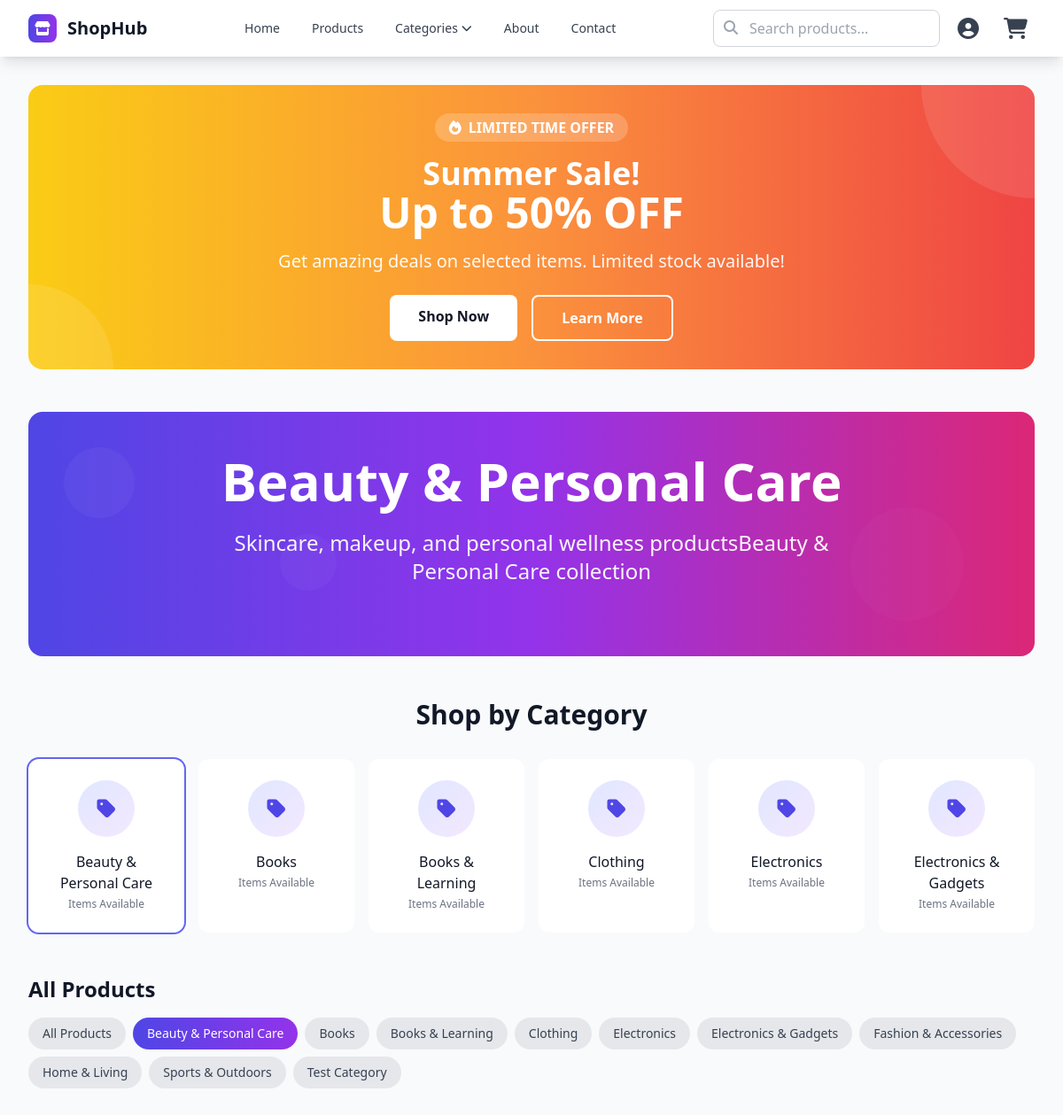
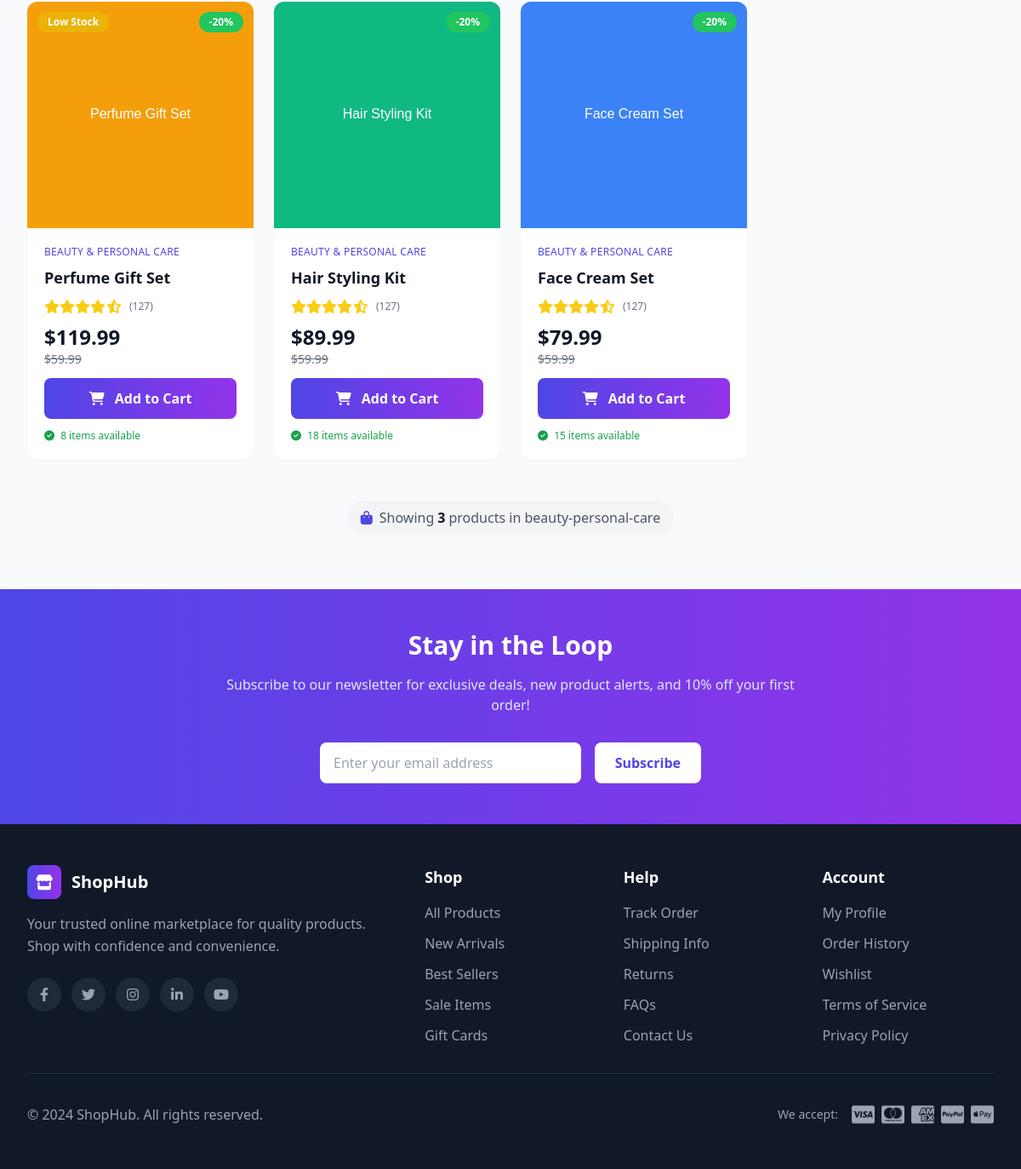
Page /category/beauty-personal-care/ on the committed database (2 pictures, top to bottom).
### store/models.py (models this page shows, shortened)
class Category(models.Model):
    name = models.CharField(max_length=100, unique=True)
    slug = models.SlugField(max_length=100, unique=True)
    description = models.TextField(blank=True)
    created_at = models.DateTimeField(auto_now_add=True)
    updated_at = models.DateTimeField(auto_now=True)
    class Meta:
        verbose_name_plural = "Categories"
        ordering = ['name']

class Product(models.Model):
    category = models.ForeignKey(Category, on_delete=models.CASCADE, related_name='products')
    name = models.CharField(max_length=200)
    slug = models.SlugField(max_length=200, unique=True)
    description = models.TextField()
    price = models.DecimalField(max_digits=10, decimal_places=2)
    image = models.ImageField(upload_to='products/', blank=True, null=True)
    stock = models.PositiveIntegerField(default=0)
    available = models.BooleanField(default=True)
    created_at = models.DateTimeField(auto_now_add=True)
    updated_at = models.DateTimeField(auto_now=True)
    class Meta:
        ordering = ['-created_at']

### store/views.py (the view)
# urls.py: path('category/<slug:category_slug>/', views.category_products, name='category_products'),
def category_products(request, category_slug):
    category = get_object_or_404(Category, slug=category_slug)
    products = Product.objects.filter(category=category, available=True).select_related('category')
    categories = Category.objects.all()
    context = {
        'products': products,
        'categories': categories,
        'selected_category': category_slug,
        'current_category': category,
    }
    return render(request, 'store/home.html', context)

### store/context_processors.py (called while the page is built)
def cart_count(request):
    cart = request.session.get('cart', {})
    if not isinstance(cart, dict):
        cart = {}
    cart_count = 0
    for item in cart.values():
        cart_count += item.get('quantity', 0)
    return {'cart_count': cart_count}

### templates/store/home.html (shortened to what this page needs)
{% extends "base.html" %}
{% block content %}
<div class="bg-gradient-to-r from-yellow-400 via-orange-400 to-red-500 text-white rounded-2xl p-8 mb-12 relative overflow-hidden fade-in">
    <div class="absolute top-0 right-0 w-64 h-64 bg-white/10 rounded-full -mr-32 -mt-32"></div>
    <div class="absolute bottom-0 left-0 w-48 h-48 bg-white/10 rounded-full -ml-24 -mb-24"></div>
    <div class="relative z-10 text-center">
        <div class="inline-flex items-center bg-white/20 px-4 py-1 rounded-full mb-4">
            <i class="fas fa-fire mr-2"></i>
            <span class="font-semibold">LIMITED TIME OFFER</span>
        </div>
        <h2 class="text-3xl md:text-4xl font-bold mb-4">
            Summer Sale!<br>
            <span class="text-5xl">Up to 50% OFF</span>
        </h2>
        <p class="text-xl mb-6 opacity-95">Get amazing deals on selected items. Limited stock available!</p>
        <div class="flex flex-col sm:flex-row gap-4 justify-center">
            <a href="{% url 'store:home' %}" class="bg-white text-gray-900 px-8 py-3 rounded-lg font-bold hover:bg-gray-100 transform hover:scale-105 transition-all duration-300">
                Shop Now
            </a>
            <a href="#" class="border-2 border-white text-white px-8 py-3 rounded-lg font-bold hover:bg-white hover:text-gray-900 transform hover:scale-105 transition-all duration-300">
                Learn More
            </a>
        </div>
    </div>
</div>
<div class="relative bg-gradient-to-r from-indigo-600 via-purple-600 to-pink-600 text-white rounded-2xl p-12 mb-12 overflow-hidden fade-in">
    <div class="absolute inset-0 opacity-20">
        <div class="absolute top-10 left-10 w-20 h-20 bg-white/20 rounded-full animate-pulse"></div>
        <div class="absolute bottom-10 right-20 w-32 h-32 bg-white/10 rounded-full animate-pulse delay-75"></div>
        <div class="absolute top-1/2 left-1/4 w-16 h-16 bg-white/15 rounded-full animate-pulse delay-150"></div>
    </div>
    <div class="max-w-4xl mx-auto text-center relative z-10">
        <h1 class="text-4xl md:text-6xl font-bold mb-6 animate-fade-in">
            {% if current_category %}{{ current_category.name }}{% else %}Welcome to ShopHub{% endif %}
        </h1>
        <p class="text-xl md:text-2xl opacity-95 mb-8 max-w-2xl mx-auto animate-fade-in delay-100">
            {% if current_category %}{{ current_category.description|default:"Browse our amazing "|add:current_category.name|add:" collection" }}{% else %}Discover amazing products at unbeatable prices{% endif %}
        </p>
    </div>
</div>
<div class="mb-12">
    <h2 class="text-3xl font-bold text-gray-900 text-center mb-8 fade-in">Shop by Category</h2>
    <div class="grid grid-cols-2 md:grid-cols-3 lg:grid-cols-6 gap-4">
        {% for category in categories|slice:":6" %}
            <a href="?category={{ category.slug }}"
               class="group bg-white rounded-xl p-6 text-center hover:shadow-xl transition-all duration-300 hover-lift {% if selected_category == category.slug %}ring-2 ring-indigo-500{% endif %}">
                <div class="w-16 h-16 mx-auto mb-4 bg-gradient-to-br from-indigo-100 to-purple-100 rounded-full flex items-center justify-center group-hover:scale-110 transition-transform duration-300">
                    <i class="fas fa-tag text-2xl text-indigo-600"></i>
                </div>
                <h3 class="font-medium text-gray-900 group-hover:text-indigo-600 transition-colors">{{ category.name }}</h3>
                <p class="text-xs text-gray-500 mt-1">Items Available</p>
            </a>
        {% endfor %}
    </div>
</div>
<div class="mb-8">
    <div class="flex flex-wrap items-center justify-between gap-4">
        <h2 class="text-2xl font-semibold text-gray-900">All Products</h2>
        <div class="flex flex-wrap gap-2">
            <a href="{% url 'store:home' %}"
               class="px-4 py-2 rounded-full text-sm font-medium transition-all duration-300 {% if not selected_category %}bg-gradient-to-r from-indigo-600 to-purple-600 text-white{% else %}bg-gray-200 text-gray-700 hover:bg-gray-300{% endif %}">
                All Products
            </a>
            {% for category in categories %}
                <a href="?category={{ category.slug }}"
                   class="px-4 py-2 rounded-full text-sm font-medium transition-all duration-300 {% if selected_category == category.slug %}bg-gradient-to-r from-indigo-600 to-purple-600 text-white{% else %}bg-gray-200 text-gray-700 hover:bg-gray-300{% endif %}">
                    {{ category.name }}
                </a>
            {% endfor %}
        </div>
    </div>
</div>
<div class="mb-12">
    {% if products %}
        <div class="grid grid-cols-1 sm:grid-cols-2 md:grid-cols-3 lg:grid-cols-4 gap-6">
            {% for product in products %}
                <div class="bg-white rounded-xl shadow-sm hover:shadow-2xl transition-all duration-500 overflow-hidden group hover-lift">
                    <div class="relative aspect-square overflow-hidden bg-gradient-to-br from-gray-50 to-gray-100">
                        {% if product.image %}
                            <img src="{{ product.image.url }}"
                                 alt="{{ product.name }}"
                                 class="w-full h-full object-cover group-hover:scale-110 transition-transform duration-700 ease-out"
                                 onerror="this.onerror=null; this.parentElement.innerHTML='<div class=&quot;w-full h-full flex items-center justify-center bg-gradient-to-br from-indigo-50 to-purple-50&quot;><i class=&quot;fas fa-image text-gray-400 text-6xl&quot;></i></div>';">
                        {% else %}
                            <div class="w-full h-full flex items-center justify-center bg-gradient-to-br from-indigo-50 to-purple-50">
                                <i class="fas fa-image text-gray-400 text-6xl"></i>
                            </div>
                        {% endif %}
                        {% if not product.available %}
                            <div class="absolute top-3 left-3 bg-red-500 text-white px-3 py-1 rounded-full text-xs font-semibold animate-pulse">
                                Out of Stock
                            </div>
                        {% elif product.stock < 5 %}
                            <div class="absolute top-3 left-3 bg-orange-500 text-white px-3 py-1 rounded-full text-xs font-semibold">
                                Only {{ product.stock }} left!
                            </div>
                        {% elif product.stock < 10 %}
                            <div class="absolute top-3 left-3 bg-yellow-500 text-white px-3 py-1 rounded-full text-xs font-semibold">
                                Low Stock
                            </div>
                        {% endif %}
                        <div class="absolute top-3 right-3 bg-green-500 text-white px-3 py-1 rounded-full text-xs font-semibold">
                            -20%
                        </div>
                    </div>
                    <div class="p-5">
                        <div class="text-xs text-indigo-600 font-medium mb-2 uppercase tracking-wide">
                            {{ product.category.name }}
                        </div>
                        <a href="{% url 'store:product_detail' product.slug %}" class="block">
                            <h3 class="text-lg font-semibold text-gray-900 mb-3 line-clamp-2 group-hover:text-indigo-600 transition-colors duration-300">
                                {{ product.name }}
                            </h3>
                        </a>
                        <div class="flex items-center mb-3">
                            <div class="flex text-yellow-400">
                                <i class="fas fa-star"></i>
                                <i class="fas fa-star"></i>
                                <i class="fas fa-star"></i>
                                <i class="fas fa-star"></i>
                                <i class="fas fa-star-half-alt"></i>
                            </div>
                            <span class="text-xs text-gray-500 ml-2">(127)</span>
                        </div>
                        <div class="flex items-center justify-between mb-3">
                            <div>
                                <div class="text-2xl font-bold text-gray-900">
                                    ${{ product.price }}
                                </div>
                                <div class="text-sm text-gray-500 line-through">
                                    $59.99
                                </div>
                            </div>
                        </div>
                        {% if product.available %}
                            <form action="{% url 'store:add_to_cart' product.slug %}" method="post" class="w-full">
                                <button type="submit" class="w-full bg-gradient-to-r from-indigo-600 to-purple-600 text-white py-3 px-4 rounded-lg font-semibold hover:from-indigo-700 hover:to-purple-700 transform hover:scale-105 transition-all duration-300 focus:outline-none focus:ring-2 focus:ring-indigo-500">
                                    <i class="fas fa-shopping-cart mr-2"></i> Add to Cart
                                </button>
                            </form>
                        {% else %}
                            <button class="w-full bg-gray-400 text-white py-3 px-4 rounded-lg font-semibold cursor-not-allowed" disabled>
                                <i class="fas fa-times mr-2"></i> Out of Stock
                            </button>
                        {% endif %}
                        {% if product.available and product.stock > 0 %}
                            <div class="mt-3 text-xs text-green-600 font-medium">
                                <i class="fas fa-check-circle mr-1"></i>
                                {{ product.stock }} items available
                            </div>
                        {% endif %}
                    </div>
                </div>
            {% endfor %}
        </div>
    {% endif %}
</div>
{% if products %}
    <div class="text-center text-gray-600 mb-8 fade-in">
        <div class="inline-flex items-center bg-gray-100 px-4 py-2 rounded-full">
            <i class="fas fa-shopping-bag mr-2 text-indigo-600"></i>
            Showing <span class="font-semibold text-gray-900 mx-1">{{ products.count }}</span>
            product{{ products.count|pluralize }}
            {% if selected_category %}in {{ selected_category }}{% endif %}
        </div>
    </div>
{% endif %}
{% endblock %}

### templates/base.html (style rules this page uses)
.fade-in { animation: fadeIn 0.6s ease-out forwards; }
.hover-lift { transition: all 0.3s cubic-bezier(0.4, 0, 0.2, 1); }
html { scroll-behavior: smooth; }
.transition-all { transition: all 0.3s cubic-bezier(0.4, 0, 0.2, 1); }

### rows in the picture
Category: name "Beauty & Personal Care", description|add "Skincare, makeup, and personal wellness productsBeauty & Personal Care collection", slug "beauty-personal-care"
Category: name "Books"
Category: name "Books & Learning"
Category: name "Clothing"
Category: name "Electronics"
Category: name "Electronics & Gadgets"
Category: name "Fashion & Accessories"
Category: name "Home & Living"
Category: name "Sports & Outdoors"
Category: name "Test Category"
Product: image (picture), available "Low Stock", category.name "BEAUTY & PERSONAL CARE", name "Perfume Gift Set", price "119.99", stock "8"
Product: image (picture), category.name "BEAUTY & PERSONAL CARE", name "Hair Styling Kit", price "89.99", available True (drawn), stock "18"
Product: image (picture), category.name "BEAUTY & PERSONAL CARE", name "Face Cream Set", price "79.99", available True (drawn), stock "15"

### other values in the picture
{{ products.count }} "3"
